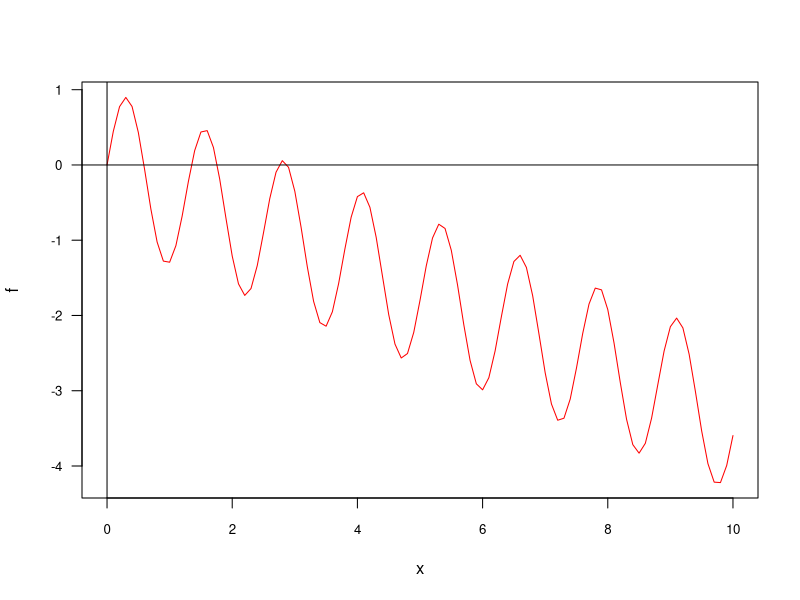
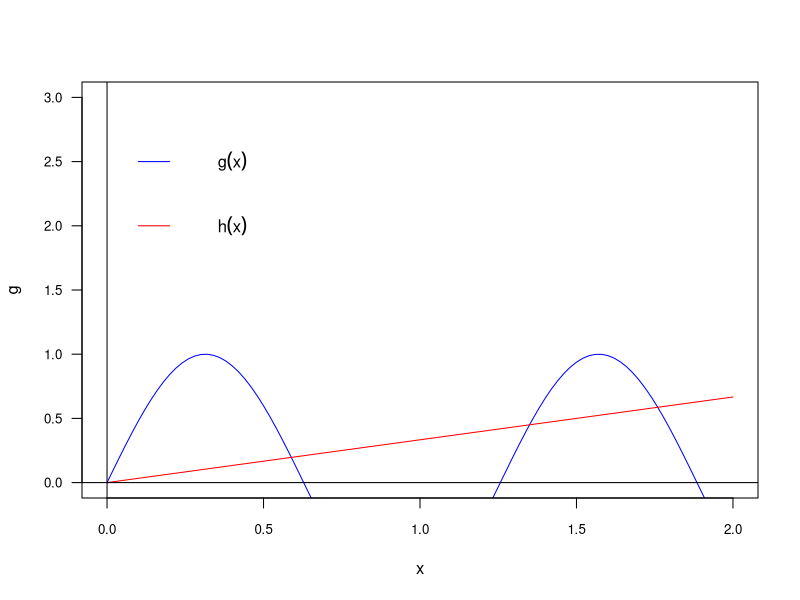

These charts were generated, in order, by the following R code:
# Gráfico da função f(x)
f<-function(x){sin(5*x)-x/3}
plot(f,0,10,col="red",cex.axis=0.8,las=1)
abline(h=0,v=0)

g<-function(x){sin(5*x)}
h<-function(x){x/3}
plot(g,0,2,col="blue",ylim=c(0,3),cex.axis=0.8,las=1)
plot(h,0,2,col="red",add=T)
abline(h=0,v=0)
text(0.4,2.5,expression(g(x)))
segments(0.1,2.5,0.2,2.5,col="blue")
text(0.4,2.0,expression(h(x)))
segments(0.1,2,0.2,2,col="red")
options(digits=13)

require(pracma)

# bissecção
bisect(f, 0.5,1, maxiter = 100)

# Falsa posição
regulaFalsi(f,0.5,1, maxiter = 100)

# Newton-Raphson
newton(f,0.5,tol=0.000000001)

# Secante
secant(f,0.6,0.7)
